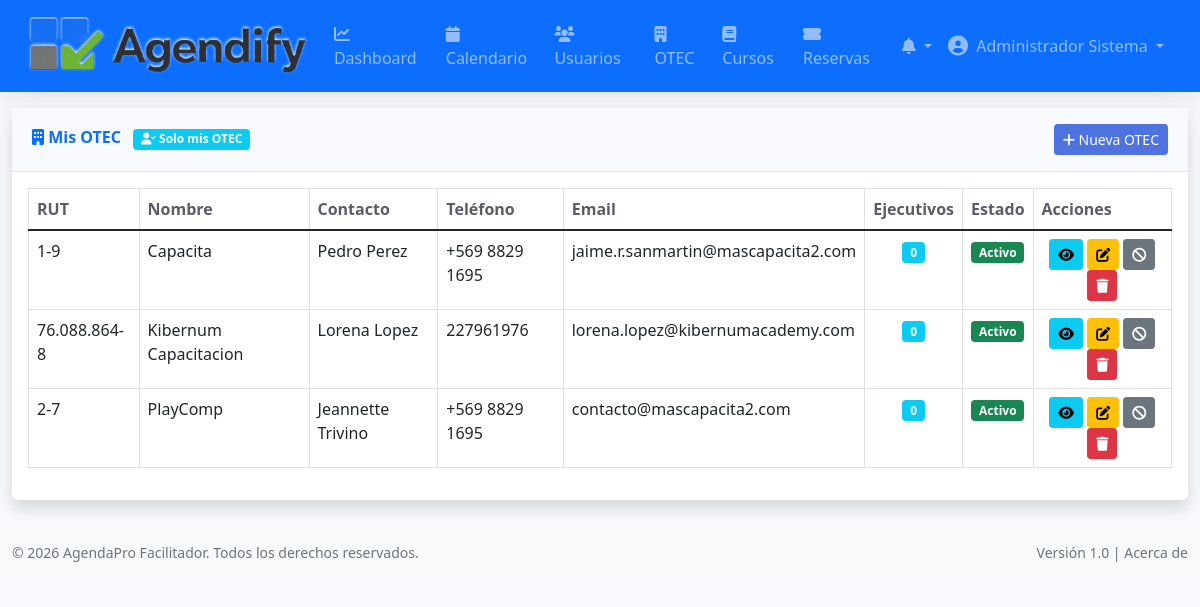
The app's page /otec (signed in) with its own data.
### tables this page shows
CREATE TABLE `users` (
  `id` int UNSIGNED NOT NULL,
  `nombre` varchar(100) NOT NULL,
  `email` varchar(100) NOT NULL,
  `password` varchar(255) NOT NULL,
  `rol` enum('facilitador','ejecutivo','administrador') NOT NULL DEFAULT 'ejecutivo',
  `otec_id` int UNSIGNED DEFAULT NULL,
  `telefono` varchar(20) DEFAULT NULL,
  `avatar` varchar(255) DEFAULT NULL,
  `activo` tinyint(1) DEFAULT '1',
  `created_by` int DEFAULT NULL,
  `rut` varchar(15) DEFAULT NULL,
  `last_login` datetime DEFAULT NULL,
  `reset_token` varchar(255) DEFAULT NULL,
  `reset_expires` datetime DEFAULT NULL,
  `created_at` timestamp NULL DEFAULT CURRENT_TIMESTAMP,
  `updated_at` timestamp NULL DEFAULT CURRENT_TIMESTAMP ON UPDATE CURRENT_TIMESTAMP
);

CREATE TABLE `otec` (
  `id` int UNSIGNED NOT NULL,
  `nombre` varchar(150) NOT NULL,
  `rut` varchar(12) NOT NULL,
  `direccion` text,
  `contacto` varchar(100) DEFAULT NULL,
  `telefono` varchar(20) DEFAULT NULL,
  `email` varchar(100) NOT NULL,
  `activo` tinyint(1) DEFAULT '1',
  `imagen_otec` varchar(255) DEFAULT NULL,
  `created_by` int DEFAULT NULL,
  `created_at` timestamp NULL DEFAULT CURRENT_TIMESTAMP,
  `updated_at` timestamp NULL DEFAULT CURRENT_TIMESTAMP ON UPDATE CURRENT_TIMESTAMP
);

### controllers/OtecController.php (called while the page is built, shortened)
<?php
require_once 'models/Otec.php';
class OtecController extends Controller {
    public function index() {
        $otecModel = new Otec();
        if (Auth::isAdministrador()) {
            $otecs = $otecModel->getAllOtecAdmin();
        } elseif (Auth::isFacilitador()) {
            $otecs = $otecModel->getOtecForFacilitador($_SESSION['user_id']);
            error_log("Facilitador - OTEC encontradas: " . count($otecs));
        } else {
            $this->redirect(BASE_URL . '/dashboard/ejecutivo?error=unauthorized');
            return;
        }
        $this->view('otec/index', [
            'otecs' => $otecs,
            'title' => 'Gestión de OTEC'
        ]);
    }
}
?>

### index.php (called while the page is built, shortened)
<?php
$router = new Router();
$router->add('auth/login', 'AuthController', 'login');
$router->add('auth/logout', 'AuthController', 'logout');
$router->add('auth/recover', 'AuthController', 'recover');
$router->add('auth/reset', 'AuthController', 'reset');
$router->add('auth/solicitar_registro', 'AuthController', 'solicitar_registro');
$router->add('auth/procesar_solicitud', 'AuthController', 'procesar_solicitud');
$router->add('dashboard', 'DashboardController', 'goToDashboard');
$router->add('dashboard/facilitador', 'DashboardController', 'facilitator');
$router->add('dashboard/ejecutivo', 'DashboardController', 'executive');
$router->add('dashboard/admin', 'DashboardController', 'admin');
$router->add('calendar', 'CalendarController', 'index');
$router->add('calendar/getEvents', 'CalendarController', 'getEvents');
$router->add('otec', 'OtecController', 'index');
$router->add('otec/create', 'OtecController', 'create');
$router->add('otec/edit', 'OtecController', 'edit');
$router->add('otec/details', 'OtecController', 'details');
$router->add('otec/delete', 'OtecController', 'delete');
$router->add('otec/toggleStatus', 'OtecController', 'toggleStatus');
$router->add('otec/verificarRut', 'OtecController', 'verificarRut');
$router->add('users', 'UserController', 'index');
$router->add('users/create', 'UserController', 'create');
$router->add('users/edit', 'UserController', 'edit');
$router->add('users/details', 'UserController', 'details');
$router->add('users/delete', 'UserController', 'delete');
$router->add('users/toggleStatus', 'UserController', 'toggleStatus');
$router->add('users/verificarEmail', 'UserController', 'verificarEmail');
$router->add('courses', 'CourseController', 'index');
$router->add('courses/create', 'CourseController', 'create');
$router->add('courses/edit', 'CourseController', 'edit');
$router->add('courses/details', 'CourseController', 'details');
$router->add('courses/delete', 'CourseController', 'delete');
$router->add('courses/toggleStatus', 'CourseController', 'toggleStatus');
$router->add('courses/public', 'CourseController', 'publicCatalog');
$router->add('bookings', 'BookingController', 'index');
$router->add('bookings/create', 'BookingController', 'create');
$router->add('bookings/edit', 'BookingController', 'edit');
$router->add('bookings/details', 'BookingController', 'details');
$router->add('bookings/delete', 'BookingController', 'delete');
$router->add('bookings/updateStatus', 'BookingController', 'updateStatus');
$router->add('bookings/registrarAsistencia', 'BookingController', 'registrarAsistencia');
$router->add('availability', 'AvailabilityController', 'index');
$router->add('availability/create', 'AvailabilityController', 'create');
$router->add('availability/edit', 'AvailabilityController', 'edit');
$router->add('availability/delete', 'AvailabilityController', 'delete');
$router->add('availability/weekly', 'AvailabilityController', 'weekly');
$router->add('reports', 'ReportController', 'dashboard');
$router->add('reports/dashboard', 'ReportController', 'dashboard');
$router->add('auth/profile', 'AuthController', 'profile');
$router->add('auth/change-password', 'AuthController', 'changePassword');
$router->add('api/courses', 'ApiController', 'courses');
$router->add('api/availability', 'ApiController', 'availability');
$router->add('api/create-booking', 'ApiController', 'createBooking');
$router->add('notifications', 'NotificationController', 'index');
$router->add('notifications/unread', 'NotificationController', 'unread');
$router->add('notifications/markRead', 'NotificationController', 'markRead');
$router->add('notifications/markAllRead', 'NotificationController', 'markAllRead');
$router->add('auth/solicitudes_pendientes', 'AuthController', 'solicitudes_pendientes');
$router->add('auth/aprobar_solicitud', 'AuthController', 'aprobar_solicitud');
$router->add('auth/rechazar_solicitud', 'AuthController', 'rechazar_solicitud');
$url = $_GET['url'] ?? 'auth/login';
$router->dispatch($url);
?>

### core/Model.php (called while the page is built, shortened)
<?php
abstract class Model {
    public function __construct() {
        require_once __DIR__ . '/../config/database.php';
        $database = new Database();
        $this->db = $database->getConnection();
    }
}
?>

### config/database.php (called while the page is built, shortened)
<?php
class Database {
    private $host = 'localhost';
    private $db_name = 'mascapa2_agendapro_db';
    private $username = 'mascapa2_agenda';
    private $password = '@.JsmR_0613.#';
    public function getConnection() {
        $this->conn = null;
        try {
            $this->conn = new PDO(
                "mysql:host=" . $this->host . ";dbname=" . $this->db_name . ";charset=utf8mb4",
                $this->username,
                $this->password,
                array(
                    PDO::ATTR_ERRMODE => PDO::ERRMODE_EXCEPTION,
                    PDO::ATTR_DEFAULT_FETCH_MODE => PDO::FETCH_ASSOC,
                    PDO::MYSQL_ATTR_INIT_COMMAND => "SET NAMES utf8mb4 COLLATE utf8mb4_unicode_ci"
                )
            );
        } catch(PDOException $exception) {
            error_log("Error de conexion: " . $exception->getMessage());
            die("Error de conexion a la base de datos.");
        }
        return $this->conn;
    }
}
?>

### models/Otec.php (called while the page is built, shortened)
<?php
require_once 'core/Model.php';
class Otec extends Model {
    public function getAllOtecAdmin() {
        $query = "SELECT o.*, u.nombre as creador_nombre
                  FROM otec o
                  LEFT JOIN users u ON o.created_by = u.id
                  ORDER BY o.nombre";
        $stmt = $this->db->prepare($query);
        $stmt->execute();
        $result = $stmt->fetchAll(PDO::FETCH_ASSOC);
        return $result;
    }
}
?>

### views/otec/index.php (the view, shortened to what this page needs)
<?php require_once 'views/layouts/header.php'; ?>
<div class="container-fluid">
    <div class="row">
        <div class="col-12">
            <div class="card shadow mb-4">
                <div class="card-header py-3 d-flex justify-content-between align-items-center">
                    <h6 class="m-0 font-weight-bold text-primary">
                        <i class="fas fa-building"></i> Mis OTEC
                        <span class="badge bg-info ms-2">
                            <i class="fas fa-user-check"></i> Solo mis OTEC
                        </span>
                    </h6>
                    <a href="<?php echo BASE_URL; ?>/otec/create" class="btn btn-primary btn-sm">
                        <i class="fas fa-plus"></i> Nueva OTEC
                    </a>
                </div>
                <div class="card-body">
                    <div class="table-responsive">
                        <table class="table table-bordered table-hover" id="dataTable" width="100%" cellspacing="0">
                            <thead>
                                <tr>
                                    <th>RUT</th>
                                    <th>Nombre</th>
                                    <th>Contacto</th>
                                    <th>Teléfono</th>
                                    <th>Email</th>
                                    <th>Ejecutivos</th>
                                    <th>Estado</th>
                                    <th>Acciones</th>
                                </tr>
                            </thead>
                            <tbody>
                                <?php if (!empty($otecs)): ?>
                                    <?php foreach ($otecs as $otec): ?>
                                        <tr>
                                            <td><?php echo htmlspecialchars($otec['rut']); ?></td>
                                            <td><?php echo htmlspecialchars($otec['nombre']); ?></td>
                                            <td><?php echo htmlspecialchars($otec['contacto'] ?? '-'); ?></td>
                                            <td><?php echo htmlspecialchars($otec['telefono'] ?? '-'); ?></td>
                                            <td><?php echo htmlspecialchars($otec['email'] ?? '-'); ?></td>
                                            <td class="text-center">
                                                <span class="badge bg-info"><?php echo $otec['total_ejecutivos'] ?? 0; ?></span>
                                            </td>
                                            <td class="text-center">
                                                <?php if ($otec['activo'] == 1): ?>
                                                    <span class="badge bg-success">Activo</span>
                                                <?php else: ?>
                                                    <span class="badge bg-danger">Inactivo</span>
                                                <?php endif; ?>
                                            </td>
                                            <td class="text-center">
                                                <a href="<?php echo BASE_URL; ?>/otec/details/<?php echo $otec['id']; ?>" class="btn btn-sm btn-info" title="Ver">
                                                    <i class="fas fa-eye"></i>
                                                </a>
                                                <?php  if ($_SESSION['user_rol'] == 'administrador'):  ?>
                                                <a href="<?php echo BASE_URL; ?>/otec/edit/<?php echo $otec['id']; ?>" class="btn btn-sm btn-warning" title="Editar">
                                                    <i class="fas fa-edit"></i>
                                                </a>
                                                <button type="button" class="btn btn-sm <?php echo $otec['activo'] == 1 ? 'btn-secondary' : 'btn-success'; ?>"
                                                        onclick="toggleStatus(<?php echo $otec['id']; ?>, <?php echo $otec['activo']; ?>)" title="<?php echo $otec['activo'] == 1 ? 'Desactivar' : 'Activar'; ?>">
                                                    <i class="fas <?php echo $otec['activo'] == 1 ? 'fa-ban' : 'fa-check-circle'; ?>"></i>
                                                </button>
                                                    <button type="button" class="btn btn-sm btn-danger" onclick="confirmDelete(<?php echo $otec['id']; ?>)" title="Eliminar">
                                                        <i class="fas fa-trash"></i>
                                                    </button>
                                                <?php endif;
                                                ?>
                                            </td>
                                        </tr>
                                    <?php endforeach; ?>
                                <?php else: ?>
                                    <tr>
                                        <td colspan="9" class="text-center">No hay OTEC registradas</td>
                                    </tr>
                                <?php endif; ?>
                            </tbody>
                        </table>
                    </div>
                </div>
            </div>
        </div>
    </div>
</div>
<?php require_once 'views/layouts/footer.php'; ?>

### assets/css/style.css (style rules this page uses)
body { background-color: #f8f9fc; font-family: 'Nunito', 'Segoe UI', sans-serif; }
.table-responsive { overflow-x: auto; }
.table th { border-top: none; font-weight: 600; color: #5a5c69; }
.btn-primary { background-color: #4e73df; border-color: #4e73df; }
body { font-family: -apple-system, BlinkMacSystemFont, "Segoe UI", Roboto, "Helvetica Neue", Arial, "Noto Color Emoji", "Apple Color Emoji", "Segoe UI Emoji", sans-serif; }

### views/layouts/header.php (style rules this page uses)
:root { --primary-color: #D4E6F1; --secondary-color: #858796; --success-color: #1cc88a; --info-color: #36b9cc; --warning-color: #f6c23e; --danger-color: #e74a3b; }
body { background-color: #f8f9fc; font-family: 'Nunito', 'Segoe UI', 'Roboto', sans-serif; }
.card { border: none; border-radius: 0.35rem; box-shadow: 0 0.15rem 1.75rem 0 rgba(58, 59, 69, 0.1); }
.card-header { background-color: #f8f9fc; border-bottom: 1px solid #e3e6f0; padding: 1rem 1.25rem; }
.font-weight-bold { font-weight: 700 !important; }
.btn-primary { background-color: #4e73df; border-color: #4e73df; }
.table th { border-top: none; font-weight: 600; color: #5a5c69; }

### records on screen
users: otec.rut "1-9", otec.nombre "Capacita", otec.contacto "Pedro Perez", otec.telefono "+569 8829 1695", otec.email "jaime.r.sanmartin@mascapacita2.com", total_ejecutivos "0"
users: otec.rut "76.088.864-8", otec.nombre "Kibernum Capacitacion", otec.contacto "Lorena Lopez", otec.telefono "227961976", otec.email "lorena.lopez@kibernumacademy.com", total_ejecutivos "0"
users: otec.rut "2-7", otec.nombre "PlayComp", otec.contacto "Jeannette Trivino", otec.telefono "+569 8829 1695", otec.email "contacto@mascapacita2.com", total_ejecutivos "0"

### other values on screen
$_SESSION['user']['nombre'] "Administrador Sistema"
